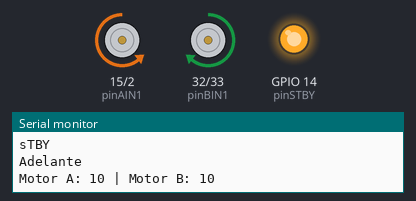
The sketch below on a simulated ESP32. Parts: motor-driver pin pairs drawn as motors (green arrow = first pin HIGH = forward, orange = second pin HIGH = backward, longer = more drive, scaled by the enable pin, stopped while the standby pin is LOW), output pins drawn as LEDs (lit = HIGH), the last lines printed to the serial monitor.

Above: at 1.0 s.
At 3.0 s:
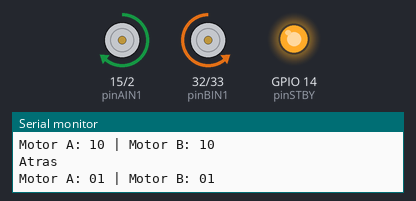
At 5.0 s:
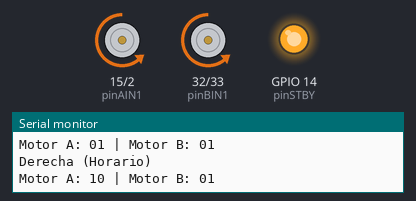
At 7.0 s:
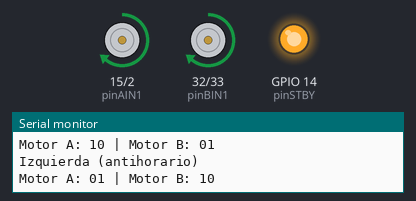
At 9.0 s:
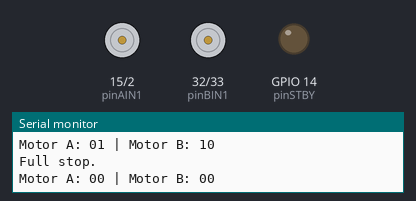
Timing chart, 0 to 13.0 s (numbered marks = the images above):
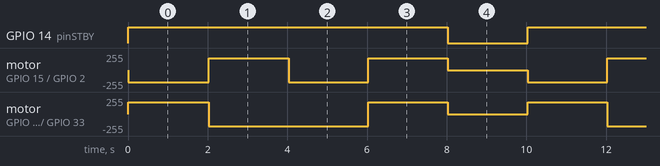

The sketch:

Marcha_motores.ino
```cpp
const int pinPWMA = 25;
const int pinAIN2 = 2;
const int pinAIN1 = 15;
const int pinBIN1 = 32;
const int pinBIN2 = 33;
const int pinPWMB = 26;
const int pinSTBY = 14;
const int waitTime = 2000; // espera entre fases
const int speed = 200; // velocidad de giro
const int pinMotorA[3] = {pinPWMA, pinAIN2, pinAIN1};
const int pinMotorB[3] = {pinPWMB, pinBIN1, pinBIN2};

enum moveDirection {
  forward,
  backward
};

enum turnDirection {
  clockwise,
  counterClockwise
};

void setup() {
  Serial.begin(9600); // Iniciar el puerto serie
  Serial.println("Setup");
  pinMode(pinAIN2, OUTPUT);
  Serial.println("PinA2");
  pinMode(pinAIN1, OUTPUT);
  Serial.println("PinA1");
  pinMode(pinPWMA, OUTPUT);
  Serial.println("PWMA1");
  pinMode(pinBIN1, OUTPUT);
  Serial.println("PinB1");
  pinMode(pinBIN2, OUTPUT);
  Serial.println("PinB2");
  pinMode(pinPWMB, OUTPUT);
  Serial.println("PWMB1");
  pinMode(pinSTBY, OUTPUT);
  Serial.println("sTBY");

}

void loop() {
  enableMotors();
  Serial.println("Adelante");
  move(forward, 180);
  delay(waitTime);

  Serial.println("Atras");
  move(backward, 180);
  delay(waitTime);

  Serial.println("Derecha (Horario)");
  turn(clockwise, 180);
  delay(waitTime);

  Serial.println("Izquierda (antihorario)");
  turn(counterClockwise, 180);
  delay(waitTime);

  Serial.println("Full stop.");
  fullStop();
  delay(waitTime);
}

// Funciones que controlan el vehiculo
void move(int direction, int speed) {
  if (direction == forward) {
    moveMotorForward(pinMotorA, speed);
    moveMotorForward(pinMotorB, speed);
  } else {
    moveMotorBackward(pinMotorA, speed);
    moveMotorBackward(pinMotorB, speed);
  }
  printMotorState();
}

void turn(int direction, int speed) {
  if (direction == clockwise) {
    moveMotorForward(pinMotorA, speed);
    moveMotorBackward(pinMotorB, speed);
  } else {
    moveMotorBackward(pinMotorA, speed);
    moveMotorForward(pinMotorB, speed);
  }
  printMotorState();
}

void fullStop() {
  disableMotors();
  stopMotor(pinMotorA);
  stopMotor(pinMotorB);
  printMotorState();
}

// Funciones que controlan los motores
void moveMotorForward(const int pinMotor[3], int speed) {
  digitalWrite(pinMotor[1], HIGH);
  digitalWrite(pinMotor[2], LOW);
  analogWrite(pinMotor[0], speed);
}

void moveMotorBackward(const int pinMotor[3], int speed) {
  digitalWrite(pinMotor[1], LOW);
  digitalWrite(pinMotor[2], HIGH);
  analogWrite(pinMotor[0], speed);
}

void stopMotor(const int pinMotor[3]) {
  digitalWrite(pinMotor[1], LOW);
  digitalWrite(pinMotor[2], LOW);
  analogWrite(pinMotor[0], 0);
}

void enableMotors() {
  digitalWrite(pinSTBY, HIGH);
}

void disableMotors() {
  digitalWrite(pinSTBY, LOW);
}

void printMotorState() {
  Serial.print("Motor A: ");
  Serial.print(digitalRead(pinMotorA[1]));
  Serial.print(digitalRead(pinMotorA[2]));
  Serial.print(" | Motor B: ");
  Serial.print(digitalRead(pinMotorB[1]));
  Serial.println(digitalRead(pinMotorB[2]));
}
```

Measured:
- by itself, GPIO 14 (pinSTBY): alternates HIGH for 8.0 s and LOW for 2.0 s
- by itself, motor on GPIO 32 (pinBIN1) / GPIO 33 (pinBIN2): repeats every 10.0 s: backward 180/255 4.0 s, forward 180/255 2.0 s, stopped 2.0 s, forward 180/255 2.0 s
- by itself, motor on GPIO 15 (pinAIN1) / GPIO 2 (pinAIN2): repeats every 10.0 s: forward 180/255 2.0 s, backward 180/255 2.0 s, forward 180/255 2.0 s, stopped 2.0 s, backward 180/255 2.0 s
